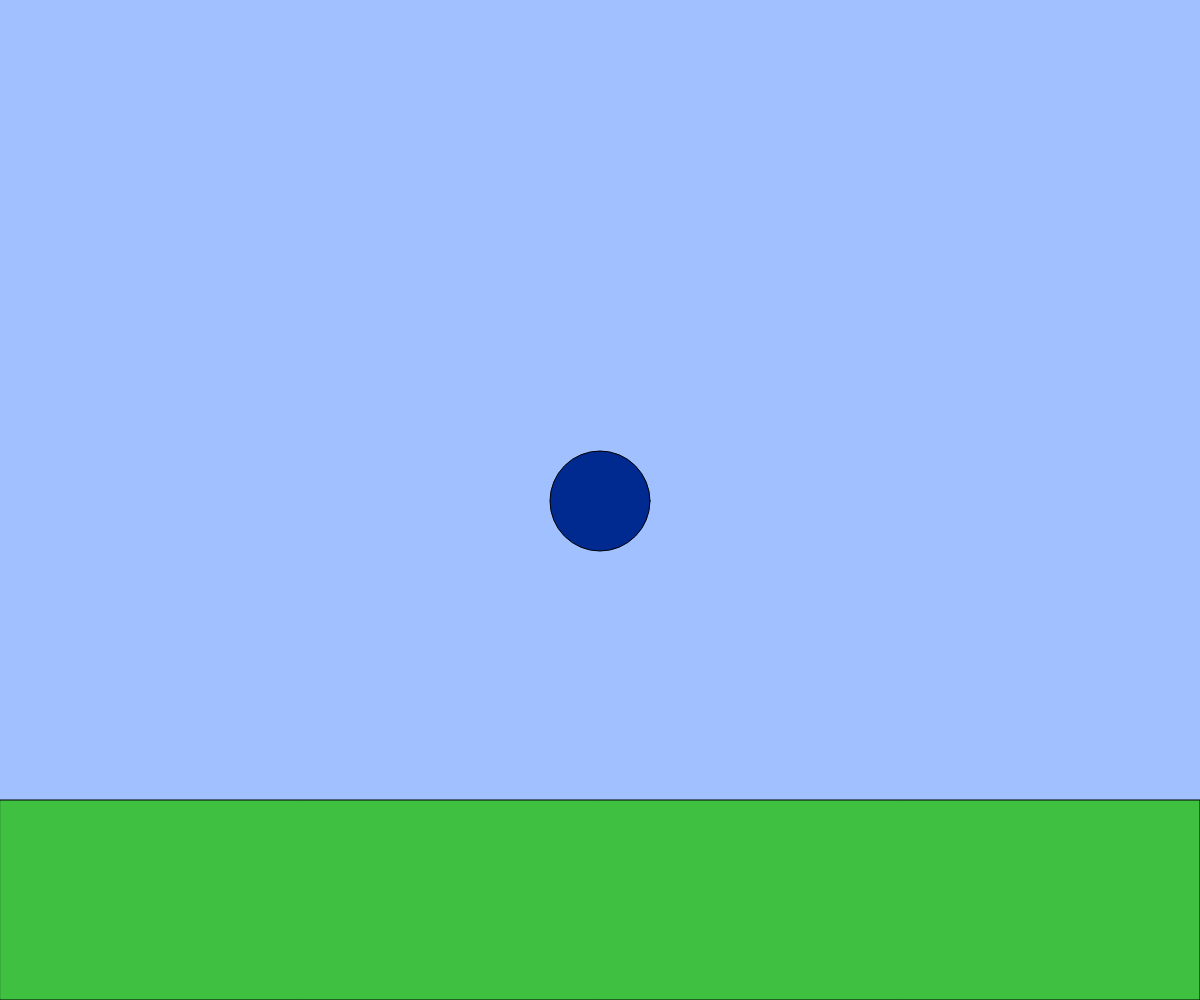
Frame 1 (no input)
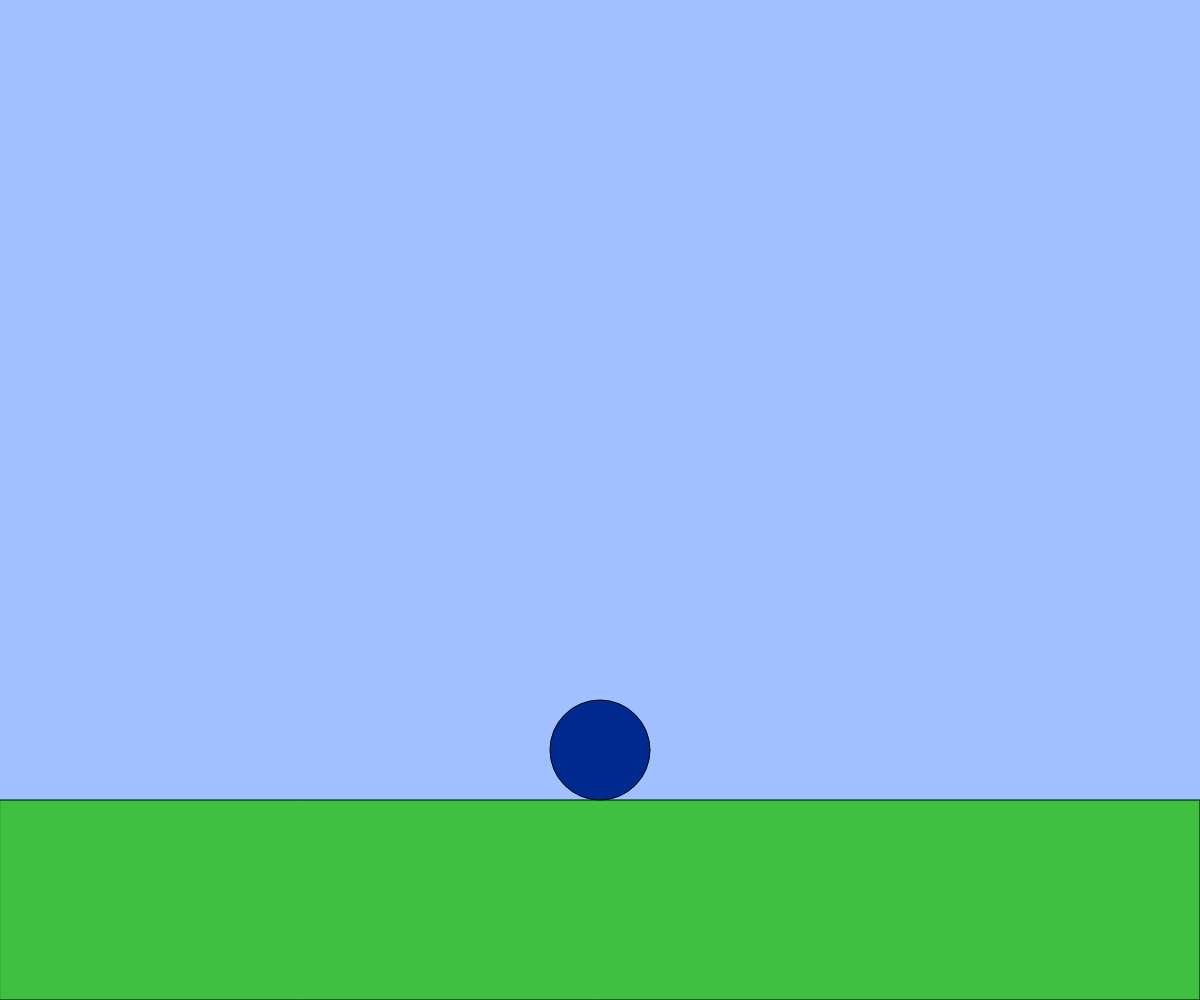
Frame 60 (no input)
Frame 120 (the mouse pressed at the canvas centre since frame 60): identical to frame 60, image omitted

The p5.js sketch that drew these frames (run headless with seeded random() and noise() and a simulated clock; from frame 60 on, the mouse is pressed at the canvas centre):

// p5.js sketch
// ── sketch.js
// 2D アニメーションゲームのようなインタラクション
let x, y;
let vx, vy;
const g = 1;

function setup(){
  createCanvas(windowWidth, windowHeight);
  x = width / 2;
  y = height / 2;
  vx = 0;
  vy = 0;
}

function windowResized(){
  resizeCanvas(windowWidth, windowHeight);
}

function draw(){
  background(160, 192, 255);
  const size = height * 0.1; // キャラクターのサイズ

  // 地面を描く
  const groundY = height * 0.8;
  fill(64, 192, 64);
  rect(0, groundY, width, height - groundY);

  // BLANK[1] キャラクターの左右移動
  
if(keyIsDown(LEFT_ARROW) ){ x -= 5; }
  if(keyIsDown(RIGHT_ARROW)){ x += 5; }
   if(keyIsDown(SHIFT)&&keyIsDown(LEFT_ARROW)){ x -= 10; }
if(keyIsDown(SHIFT)&&keyIsDown(RIGHT_ARROW)){ x += 10; }
  

  // BLANK[2] 重力とジャンプ
  
  // 「キーが上方向入力かつ円が地面に接しているとき」vy=-15（速度を上向にしてジャンプさせる）
  if ((keyIsDown(UP_ARROW)&& y >= groundY - size / 2)){
    vy = -20; 
  }
  // そのあと、速度はgずつ加算されていく。
  // g=1なので各フレームずつ加算されていく。ジャンプ後自然落下。
  vy += g;
    
  // 速くなりすぎないように制限
  vx = constrain(vx, -20, 20);
  vy = constrain(vy, -20, 20);

  // 位置を更新
  x += vx;
  y += vy;

   if (y > groundY - size / 2) 
    // もしキャラクターの中心が地面より下にいる場合
    { y = groundY - size / 2;
    // キャラクターが接地するようにする。
    vy=0
    // 上下への加速はなし。
  }

  // キャラクターを描く
  fill('#002a8f');
  ellipse(x, y, size, size);
}
